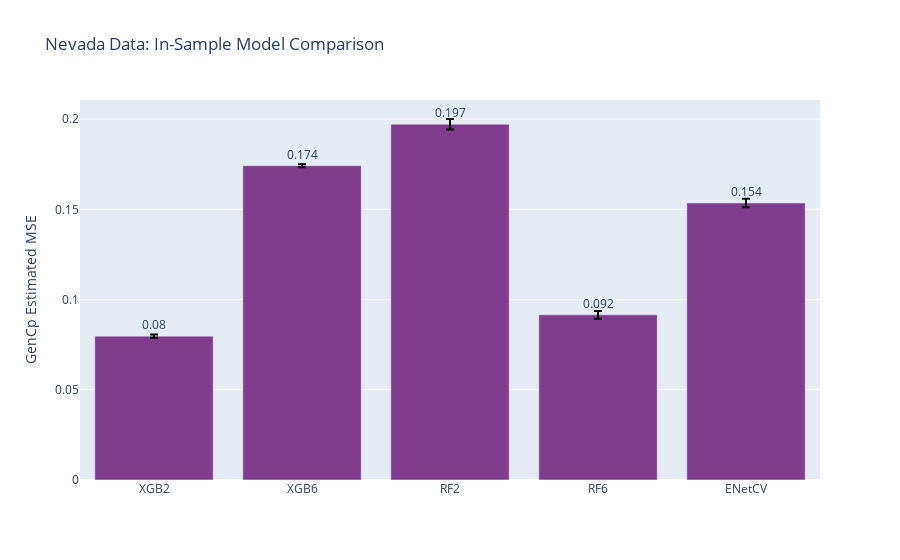

Notebook cell for this chart:
### Code cell
fig_SSN = make_subplots(
    rows=1, cols=1
)

df_SSN = pd.DataFrame({est_names[i]: errs_SSN[i] for i in np.arange(len(est_names))})

fig_SSN.add_trace(go.Bar(
    x = df_SSN.columns,
    y=df_SSN.mean(),
    marker_color=px.colors.qualitative.Bold[0],
    text=np.around(df_SSN.mean(),3),
    textposition='outside',
    error_y=dict(
        type='data',
        color='black',
        array=df_SSN.std(),
    )
), row=1, col=1)

fig_SSN.update_yaxes(title_text="GenCp Estimated MSE", row=1, col=1)
fig_SSN.update_layout(title_text="Nevada Data: In-Sample Model Comparison", showlegend=False)
fig_SSN.show()

### Figure 1 — Plotly figure (JSON) as saved in the notebook; plotly's stock layout.template omitted (floating-point values rounded to 4 significant figures)
{"data": [{"error_y": {"array": [0.0009199, 0.0007927, 0.00292, 0.002134, 0.00232], "color": "black", "type": "data"}, "marker": {"color": "rgb(127, 60, 141)"}, "text": [0.08, 0.174, 0.197, 0.092, 0.154], "textposition": "outside", "type": "bar", "x": ["XGB2", "XGB6", "RF2", "RF6", "ENetCV"], "xaxis": "x", "y": [0.07973, 0.1742, 0.1972, 0.09155, 0.1535], "yaxis": "y"}], "layout": {"showlegend": false, "title": {"text": "Nevada Data: In-Sample Model Comparison"}, "xaxis": {"anchor": "y", "domain": [0, 1]}, "yaxis": {"anchor": "x", "domain": [0, 1], "title": {"text": "GenCp Estimated MSE"}}}}
